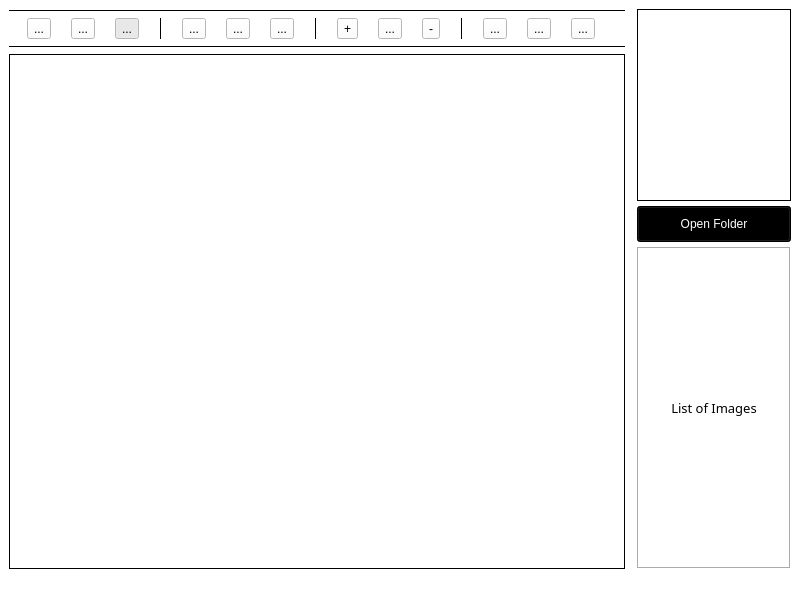
<?xml version="1.0" encoding="UTF-8"?>
<ui version="4.0">
 <class>MainWindow</class>
 <widget class="QMainWindow" name="MainWindow">
  <property name="geometry">
   <rect>
    <x>0</x>
    <y>0</y>
    <width>800</width>
    <height>600</height>
   </rect>
  </property>
  <property name="windowTitle">
   <string>Image Viewer</string>
  </property>
  <property name="windowIcon">
   <iconset>
    <normaloff>../../../Downloads/icons/Icon.ico</normaloff>../../../Downloads/icons/Icon.ico</iconset>
  </property>
  <property name="styleSheet">
   <string notr="true">background-color: rgb(255, 255, 255);</string>
  </property>
  <widget class="QWidget" name="centralwidget">
   <layout class="QGridLayout" name="gridLayout">
    <item row="0" column="0">
     <layout class="QHBoxLayout" name="horizontalLayout" stretch="48,12">
      <property name="spacing">
       <number>12</number>
      </property>
      <property name="sizeConstraint">
       <enum>QLayout::SetMaximumSize</enum>
      </property>
      <item>
       <layout class="QVBoxLayout" name="verticalLayout" stretch="0,1,0,12">
        <property name="spacing">
         <number>6</number>
        </property>
        <item>
         <widget class="Line" name="line_2">
          <property name="frameShadow">
           <enum>QFrame::Plain</enum>
          </property>
          <property name="orientation">
           <enum>Qt::Horizontal</enum>
          </property>
         </widget>
        </item>
        <item>
         <layout class="QHBoxLayout" name="horizontalLayout_3">
          <property name="spacing">
           <number>2</number>
          </property>
          <item>
           <widget class="QToolButton" name="toggle_line">
            <property name="cursor">
             <cursorShape>PointingHandCursor</cursorShape>
            </property>
            <property name="toolTip">
             <string>Mark line</string>
            </property>
            <property name="styleSheet">
             <string notr="true"/>
            </property>
            <property name="text">
             <string>...</string>
            </property>
            <property name="icon">
             <iconset>
              <normaloff>../../../Downloads/icons/line.png</normaloff>../../../Downloads/icons/line.png</iconset>
            </property>
            <property name="iconSize">
             <size>
              <width>20</width>
              <height>20</height>
             </size>
            </property>
            <property name="checkable">
             <bool>true</bool>
            </property>
            <attribute name="buttonGroup">
             <string notr="true">buttonGroup</string>
            </attribute>
           </widget>
          </item>
          <item>
           <widget class="QToolButton" name="toggle_rect">
            <property name="cursor">
             <cursorShape>PointingHandCursor</cursorShape>
            </property>
            <property name="toolTip">
             <string>Mark rectangular surface</string>
            </property>
            <property name="text">
             <string>...</string>
            </property>
            <property name="icon">
             <iconset>
              <normaloff>../../../Downloads/icons/rectangle.png</normaloff>../../../Downloads/icons/rectangle.png</iconset>
            </property>
            <property name="iconSize">
             <size>
              <width>20</width>
              <height>20</height>
             </size>
            </property>
            <property name="checkable">
             <bool>true</bool>
            </property>
            <attribute name="buttonGroup">
             <string notr="true">buttonGroup</string>
            </attribute>
           </widget>
          </item>
          <item>
           <widget class="QToolButton" name="toggle_move">
            <property name="cursor">
             <cursorShape>PointingHandCursor</cursorShape>
            </property>
            <property name="toolTip">
             <string>Move Image</string>
            </property>
            <property name="autoFillBackground">
             <bool>false</bool>
            </property>
            <property name="styleSheet">
             <string notr="true"/>
            </property>
            <property name="text">
             <string>...</string>
            </property>
            <property name="icon">
             <iconset>
              <normaloff>../../../Downloads/icons/move.png</normaloff>../../../Downloads/icons/move.png</iconset>
            </property>
            <property name="iconSize">
             <size>
              <width>20</width>
              <height>20</height>
             </size>
            </property>
            <property name="checkable">
             <bool>true</bool>
            </property>
            <property name="checked">
             <bool>true</bool>
            </property>
            <property name="toolButtonStyle">
             <enum>Qt::ToolButtonIconOnly</enum>
            </property>
            <property name="autoRaise">
             <bool>false</bool>
            </property>
            <attribute name="buttonGroup">
             <string notr="true">buttonGroup</string>
            </attribute>
           </widget>
          </item>
          <item>
           <widget class="Line" name="line_4">
            <property name="frameShadow">
             <enum>QFrame::Plain</enum>
            </property>
            <property name="orientation">
             <enum>Qt::Vertical</enum>
            </property>
           </widget>
          </item>
          <item>
           <widget class="QToolButton" name="save_im">
            <property name="cursor">
             <cursorShape>PointingHandCursor</cursorShape>
            </property>
            <property name="toolTip">
             <string notr="true" extracomment="Save Image">Save Image</string>
            </property>
            <property name="text">
             <string>...</string>
            </property>
            <property name="icon">
             <iconset>
              <normaloff>../../../Downloads/icons/download.png</normaloff>../../../Downloads/icons/download.png</iconset>
            </property>
            <property name="iconSize">
             <size>
              <width>20</width>
              <height>20</height>
             </size>
            </property>
           </widget>
          </item>
          <item>
           <widget class="QToolButton" name="prev_im">
            <property name="cursor">
             <cursorShape>PointingHandCursor</cursorShape>
            </property>
            <property name="toolTip">
             <string>Load Previous Image</string>
            </property>
            <property name="text">
             <string>...</string>
            </property>
            <property name="icon">
             <iconset>
              <normaloff>../../../Downloads/icons/arrow-left.png</normaloff>../../../Downloads/icons/arrow-left.png</iconset>
            </property>
            <property name="iconSize">
             <size>
              <width>20</width>
              <height>20</height>
             </size>
            </property>
           </widget>
          </item>
          <item>
           <widget class="QToolButton" name="next_im">
            <property name="cursor">
             <cursorShape>PointingHandCursor</cursorShape>
            </property>
            <property name="toolTip">
             <string>Load Next Image</string>
            </property>
            <property name="text">
             <string>...</string>
            </property>
            <property name="icon">
             <iconset>
              <normaloff>../../../Downloads/icons/arrow-right.png</normaloff>../../../Downloads/icons/arrow-right.png</iconset>
            </property>
            <property name="iconSize">
             <size>
              <width>20</width>
              <height>20</height>
             </size>
            </property>
           </widget>
          </item>
          <item>
           <widget class="Line" name="line_5">
            <property name="frameShadow">
             <enum>QFrame::Plain</enum>
            </property>
            <property name="orientation">
             <enum>Qt::Vertical</enum>
            </property>
           </widget>
          </item>
          <item>
           <widget class="QToolButton" name="zoom_plus">
            <property name="cursor">
             <cursorShape>PointingHandCursor</cursorShape>
            </property>
            <property name="text">
             <string>+</string>
            </property>
            <property name="icon">
             <iconset>
              <normaloff>../../../Downloads/icons/zoom-in.png</normaloff>../../../Downloads/icons/zoom-in.png</iconset>
            </property>
            <property name="iconSize">
             <size>
              <width>20</width>
              <height>20</height>
             </size>
            </property>
           </widget>
          </item>
          <item>
           <widget class="QToolButton" name="reset_zoom">
            <property name="cursor">
             <cursorShape>PointingHandCursor</cursorShape>
            </property>
            <property name="toolTip">
             <string>Fit Image to Canvas</string>
            </property>
            <property name="text">
             <string>...</string>
            </property>
            <property name="icon">
             <iconset>
              <normaloff>../../../Downloads/icons/enlarge2.png</normaloff>../../../Downloads/icons/enlarge2.png</iconset>
            </property>
            <property name="iconSize">
             <size>
              <width>20</width>
              <height>20</height>
             </size>
            </property>
           </widget>
          </item>
          <item>
           <widget class="QToolButton" name="zoom_minus">
            <property name="cursor">
             <cursorShape>PointingHandCursor</cursorShape>
            </property>
            <property name="text">
             <string>-</string>
            </property>
            <property name="icon">
             <iconset>
              <normaloff>../../../Downloads/icons/zoom-out.png</normaloff>../../../Downloads/icons/zoom-out.png</iconset>
            </property>
            <property name="iconSize">
             <size>
              <width>20</width>
              <height>20</height>
             </size>
            </property>
           </widget>
          </item>
          <item>
           <widget class="Line" name="line_6">
            <property name="frameShadow">
             <enum>QFrame::Plain</enum>
            </property>
            <property name="orientation">
             <enum>Qt::Vertical</enum>
            </property>
           </widget>
          </item>
          <item>
           <widget class="QToolButton" name="undo">
            <property name="cursor">
             <cursorShape>PointingHandCursor</cursorShape>
            </property>
            <property name="toolTip">
             <string>Undo</string>
            </property>
            <property name="text">
             <string>...</string>
            </property>
            <property name="icon">
             <iconset>
              <normaloff>../../../Downloads/icons/undo2.png</normaloff>../../../Downloads/icons/undo2.png</iconset>
            </property>
            <property name="iconSize">
             <size>
              <width>20</width>
              <height>20</height>
             </size>
            </property>
           </widget>
          </item>
          <item>
           <widget class="QToolButton" name="clear_all">
            <property name="cursor">
             <cursorShape>PointingHandCursor</cursorShape>
            </property>
            <property name="toolTip">
             <string>Clear All</string>
            </property>
            <property name="text">
             <string>...</string>
            </property>
            <property name="icon">
             <iconset>
              <normaloff>../../../Downloads/icons/loop2.png</normaloff>../../../Downloads/icons/loop2.png</iconset>
            </property>
            <property name="iconSize">
             <size>
              <width>20</width>
              <height>20</height>
             </size>
            </property>
           </widget>
          </item>
          <item>
           <widget class="QToolButton" name="redo">
            <property name="cursor">
             <cursorShape>PointingHandCursor</cursorShape>
            </property>
            <property name="toolTip">
             <string>Redo</string>
            </property>
            <property name="text">
             <string>...</string>
            </property>
            <property name="icon">
             <iconset>
              <normaloff>../../../Downloads/icons/redo2.png</normaloff>../../../Downloads/icons/redo2.png</iconset>
            </property>
            <property name="iconSize">
             <size>
              <width>20</width>
              <height>20</height>
             </size>
            </property>
           </widget>
          </item>
         </layout>
        </item>
        <item>
         <widget class="Line" name="line">
          <property name="frameShadow">
           <enum>QFrame::Plain</enum>
          </property>
          <property name="orientation">
           <enum>Qt::Horizontal</enum>
          </property>
         </widget>
        </item>
        <item>
         <layout class="QHBoxLayout" name="horizontalLayout_2">
          <item>
           <widget class="QLabel" name="qlabel_image">
            <property name="sizePolicy">
             <sizepolicy hsizetype="Preferred" vsizetype="Preferred">
              <horstretch>0</horstretch>
              <verstretch>0</verstretch>
             </sizepolicy>
            </property>
            <property name="styleSheet">
             <string notr="true">background-color:white
</string>
            </property>
            <property name="frameShape">
             <enum>QFrame::Box</enum>
            </property>
            <property name="frameShadow">
             <enum>QFrame::Plain</enum>
            </property>
            <property name="lineWidth">
             <number>1</number>
            </property>
            <property name="midLineWidth">
             <number>0</number>
            </property>
            <property name="text">
             <string/>
            </property>
           </widget>
          </item>
         </layout>
        </item>
       </layout>
      </item>
      <item>
       <layout class="QVBoxLayout" name="verticalLayout_10" stretch="0,1,3">
        <property name="spacing">
         <number>5</number>
        </property>
        <item>
         <widget class="QListWidget" name="qlist_images">
          <property name="styleSheet">
           <string notr="true">background-color:white</string>
          </property>
          <property name="frameShape">
           <enum>QFrame::Box</enum>
          </property>
          <property name="frameShadow">
           <enum>QFrame::Plain</enum>
          </property>
          <property name="layoutMode">
           <enum>QListView::Batched</enum>
          </property>
          <property name="batchSize">
           <number>20</number>
          </property>
         </widget>
        </item>
        <item>
         <widget class="QPushButton" name="open_folder">
          <property name="font">
           <font>
            <pointsize>9</pointsize>
           </font>
          </property>
          <property name="cursor">
           <cursorShape>PointingHandCursor</cursorShape>
          </property>
          <property name="focusPolicy">
           <enum>Qt::StrongFocus</enum>
          </property>
          <property name="autoFillBackground">
           <bool>false</bool>
          </property>
          <property name="styleSheet">
           <string notr="true">background-color: black; /* Blue */
padding:10px;
color:white;</string>
          </property>
          <property name="text">
           <string>Open Folder</string>
          </property>
          <property name="autoDefault">
           <bool>false</bool>
          </property>
          <property name="default">
           <bool>false</bool>
          </property>
          <property name="flat">
           <bool>false</bool>
          </property>
         </widget>
        </item>
        <item>
         <widget class="QLabel" name="label_4">
          <property name="font">
           <font>
            <family>Sans Serif</family>
            <pointsize>10</pointsize>
            <bold>false</bold>
            <kerning>true</kerning>
           </font>
          </property>
          <property name="layoutDirection">
           <enum>Qt::LeftToRight</enum>
          </property>
          <property name="styleSheet">
           <string notr="true">background-color:white</string>
          </property>
          <property name="frameShape">
           <enum>QFrame::Box</enum>
          </property>
          <property name="frameShadow">
           <enum>QFrame::Sunken</enum>
          </property>
          <property name="lineWidth">
           <number>1</number>
          </property>
          <property name="text">
           <string>List of Images</string>
          </property>
          <property name="textFormat">
           <enum>Qt::AutoText</enum>
          </property>
          <property name="alignment">
           <set>Qt::AlignCenter</set>
          </property>
          <property name="margin">
           <number>4</number>
          </property>
          <property name="indent">
           <number>-1</number>
          </property>
         </widget>
        </item>
       </layout>
      </item>
     </layout>
    </item>
   </layout>
  </widget>
  <widget class="QMenuBar" name="menubar">
   <property name="geometry">
    <rect>
     <x>0</x>
     <y>0</y>
     <width>800</width>
     <height>21</height>
    </rect>
   </property>
  </widget>
  <widget class="QStatusBar" name="statusbar"/>
 </widget>
 <resources/>
 <connections/>
 <buttongroups>
  <buttongroup name="buttonGroup"/>
 </buttongroups>
</ui>
